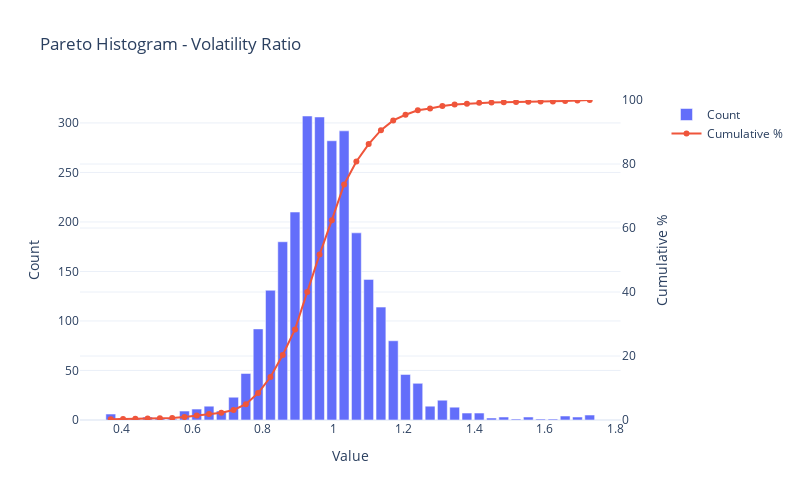

Notebook code for this chart:
### Code cell
# Histograma com Pareto
hist_data, bin_edges = np.histogram(df1["Volatility_Ratio"], bins = 40)
bins = bin_edges[:-1]

# Calcular soma cumulativa para a ordem de bin original
cumulative_counts = np.cumsum(hist_data)

# Converter contagens cumulativas em porcentagens
cumulative_percent = (cumulative_counts / cumulative_counts[-1]) * 100

# Plotting
fig = make_subplots(specs = [[{"secondary_y": True}]])

# Barras de histograma
fig.add_trace(
    go.Bar(x = bins, y = hist_data, name = "Count", marker_color = "#636EFA")
    ,secondary_y = False
)

# Linha percentual cumulativa
fig.add_trace(
    go.Scatter(x = bins, y = cumulative_percent, mode = "lines+markers", name = "Cumulative %")
    ,secondary_y = True
)

# Personalizando a aparência
fig.update_layout(
    height = 500, width = 800
    ,title = "Pareto Histogram - Volatility Ratio"
    ,xaxis_title = "Value"
    ,template = "plotly_white"
)
fig.update_yaxes(title_text = "Count", secondary_y = False)
fig.update_yaxes(title_text = "Cumulative %", range = [0, 100], secondary_y = True)

# Plot grafico
fig.show()

### Figure 1 — Plotly figure (JSON) as saved in the notebook; plotly's stock layout.template omitted (floating-point values rounded to 4 significant figures)
{"data": [{"marker": {"color": "#636EFA"}, "name": "Count", "type": "bar", "x": [0.3697, 0.4045, 0.4393, 0.4741, 0.509, 0.5438, 0.5786, 0.6134, 0.6483, 0.6831, 0.7179, 0.7528, 0.7876, 0.8224, 0.8572, 0.8921, 0.9269, 0.9617, 0.9966, 1.031, 1.066, 1.101, 1.136, 1.171, 1.206, 1.24, 1.275, 1.31, 1.345, 1.38, 1.414, 1.449, 1.484, 1.519, 1.554, 1.589, 1.623, 1.658, 1.693, 1.728], "xaxis": "x", "y": [6, 2, 2, 3, 2, 1, 9, 11, 14, 9, 23, 47, 92, 131, 180, 210, 307, 306, 282, 292, 189, 142, 114, 80, 46, 37, 14, 20, 13, 7, 7, 2, 3, 1, 3, 1, 1, 4, 3, 5], "yaxis": "y"}, {"mode": "lines+markers", "name": "Cumulative %", "type": "scatter", "x": [0.3697, 0.4045, 0.4393, 0.4741, 0.509, 0.5438, 0.5786, 0.6134, 0.6483, 0.6831, 0.7179, 0.7528, 0.7876, 0.8224, 0.8572, 0.8921, 0.9269, 0.9617, 0.9966, 1.031, 1.066, 1.101, 1.136, 1.171, 1.206, 1.24, 1.275, 1.31, 1.345, 1.38, 1.414, 1.449, 1.484, 1.519, 1.554, 1.589, 1.623, 1.658, 1.693, 1.728], "xaxis": "x", "y": [0.2289, 0.3052, 0.3815, 0.496, 0.5723, 0.6105, 0.9538, 1.374, 1.908, 2.251, 3.129, 4.922, 8.432, 13.43, 20.3, 28.31, 40.02, 51.7, 62.46, 73.6, 80.81, 86.23, 90.58, 93.63, 95.38, 96.8, 97.33, 98.09, 98.59, 98.86, 99.12, 99.2, 99.31, 99.35, 99.47, 99.5, 99.54, 99.69, 99.81, 100], "yaxis": "y2"}], "layout": {"height": 500, "title": {"text": "Pareto Histogram - Volatility Ratio"}, "width": 800, "xaxis": {"anchor": "y", "autorange": true, "domain": [0, 0.94], "range": [0.2822, 1.815], "title": {"text": "Value"}, "type": "linear"}, "yaxis": {"anchor": "x", "autorange": true, "domain": [0, 1], "range": [0, 323.2], "title": {"text": "Count"}, "type": "linear"}, "yaxis2": {"anchor": "x", "overlaying": "y", "range": [0, 100], "side": "right", "title": {"text": "Cumulative %"}, "type": "linear"}}}
